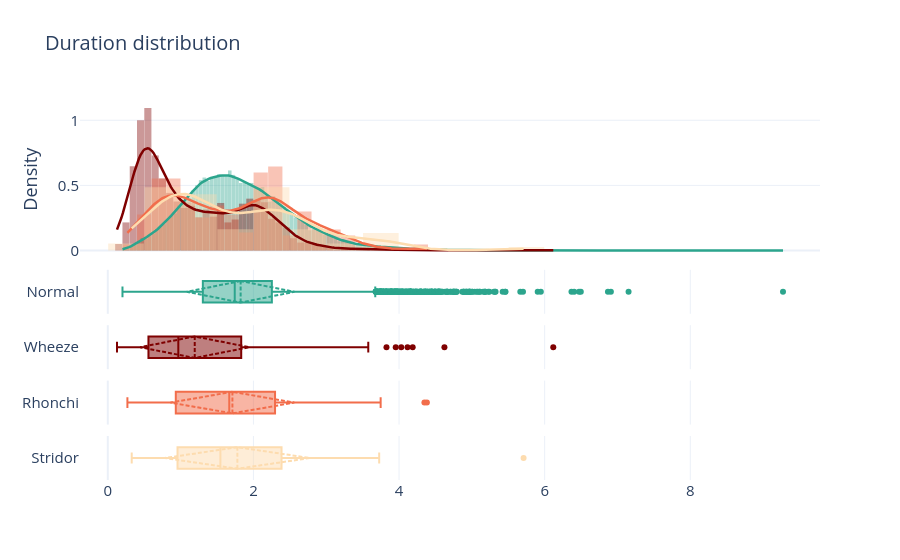

The code cell stored with this chart in its notebook:
### Markdown cell above
### 3.4.1. Duration by class

### Code cell
# --- 3. Crear figura: 2 filas, eje X compartido ---
fig = make_subplots(
    rows=5, cols=1,
    shared_xaxes=True,
    row_heights=[0.9, 0.25, 0.25, 0.25, 0.25],   # histograma más grande, boxplot como "resumen" fino
    vertical_spacing=0.03,
)


# --- 1. Datos ---
labels = ["Normal", "Wheeze", "Rhonchi", "Stridor"]

for i, label in enumerate(labels, start=2):

    df_i = df[df["label"] == label]
    durations = df_i["duration"].dropna()

    # --- 2. Estimar KDE ---
    kde = gaussian_kde(durations)
    x_kde = np.linspace(durations.min(), durations.max(), 300)
    y_kde = kde(x_kde)

    # --- Histograma (normalizado a densidad para que la escala coincida con la KDE) ---
    fig.add_trace(
        go.Histogram(
            x=durations,
            histnorm="probability density",
            name="Duration",
            marker_color=color_map[label],
            opacity=0.4,
            showlegend=False,
        ),
        row=1, col=1
    )

    # --- KDE ---
    fig.add_trace(
        go.Scatter(
            x=x_kde,
            y=y_kde,
            mode="lines",
            name="KDE",
            line=dict(color=color_map[label], width=2.5),
            showlegend=False,
        ),
        row=1, col=1
    )

    # --- Boxplot horizontal ---
    fig.add_trace(
        go.Box(
            x=durations,
            name=label,
            marker_color=color_map[label],
            line_color=color_map[label],
            boxpoints="outliers",   # muestra outliers como puntos
            showlegend=False,
            boxmean="sd"
        ),
        row=i, col=1
    )

# --- 4. Layout ---
fig.update_layout(
    template="plotly_white",
    title_text="Duration distribution",
    font=dict(size=15),
    title_font=dict(size=20),
    bargap=0.02,
    barmode="overlay"
)
fig.update_yaxes(title_text="Density", row=1, col=1)
fig.update_xaxes(title_text="Duration (s)", row=8, col=1)

fig.show()
fig.write_image("assets/filtered/duration_distribution_class.png", scale=5)

### Figure 1 — Plotly figure (JSON) as saved in the notebook; plotly's stock layout.template omitted (floating-point values rounded to 4 significant figures; data arrays with more than 128 entries replaced by an {"elided": "..."} marker saying what was removed)
{"data": [{"histnorm": "probability density", "marker": {"color": "#2CA58D"}, "name": "Duration", "opacity": 0.4, "showlegend": false, "type": "histogram", "x": {"elided": "18772 float values"}, "xaxis": "x", "yaxis": "y"}, {"line": {"color": "#2CA58D", "width": 2.5}, "mode": "lines", "name": "KDE", "showlegend": false, "type": "scatter", "x": {"elided": "300 float values"}, "xaxis": "x", "y": {"elided": "300 float values"}, "yaxis": "y"}, {"boxmean": "sd", "boxpoints": "outliers", "line": {"color": "#2CA58D"}, "marker": {"color": "#2CA58D"}, "name": "Normal", "showlegend": false, "type": "box", "x": {"elided": "18772 float values"}, "xaxis": "x2", "yaxis": "y2"}, {"histnorm": "probability density", "marker": {"color": "rgb(127, 0, 0)"}, "name": "Duration", "opacity": 0.4, "showlegend": false, "type": "histogram", "x": {"elided": "1808 float values"}, "xaxis": "x", "yaxis": "y"}, {"line": {"color": "rgb(127, 0, 0)", "width": 2.5}, "mode": "lines", "name": "KDE", "showlegend": false, "type": "scatter", "x": {"elided": "300 float values"}, "xaxis": "x", "y": {"elided": "300 float values"}, "yaxis": "y"}, {"boxmean": "sd", "boxpoints": "outliers", "line": {"color": "rgb(127, 0, 0)"}, "marker": {"color": "rgb(127, 0, 0)"}, "name": "Wheeze", "showlegend": false, "type": "box", "x": {"elided": "1808 float values"}, "xaxis": "x3", "yaxis": "y3"}, {"histnorm": "probability density", "marker": {"color": "rgb(242, 109, 75)"}, "name": "Duration", "opacity": 0.4, "showlegend": false, "type": "histogram", "x": {"elided": "217 float values"}, "xaxis": "x", "yaxis": "y"}, {"line": {"color": "rgb(242, 109, 75)", "width": 2.5}, "mode": "lines", "name": "KDE", "showlegend": false, "type": "scatter", "x": {"elided": "300 float values"}, "xaxis": "x", "y": {"elided": "300 float values"}, "yaxis": "y"}, {"boxmean": "sd", "boxpoints": "outliers", "line": {"color": "rgb(242, 109, 75)"}, "marker": {"color": "rgb(242, 109, 75)"}, "name": "Rhonchi", "showlegend": false, "type": "box", "x": {"elided": "217 float values"}, "xaxis": "x4", "yaxis": "y4"}, {"histnorm": "probability density", "marker": {"color": "rgb(253, 220, 175)"}, "name": "Duration", "opacity": 0.4, "showlegend": false, "type": "histogram", "x": [2.086, 2.221, 2.138, 2.333, 2.159, 2.0, 1.568, 0.7702, 1.036, 0.9193, 0.9333, 0.8852, 0.6142, 0.9042, 1.173, 1.177, 1.176, 1.187, 1.096, 1.116, 0.4343, 0.9872, 0.8872, 0.9573, 1.016, 0.9373, 0.7522, 0.9213, 0.6743, 0.7933, 2.004, 1.845, 2.229, 2.484, 2.464, 2.259, 2.569, 2.657, 2.386, 2.334, 0.8413, 0.7883, 2.619, 3.192, 3.582, 3.474, 1.0, 3.676, 3.727, 0.3282, 2.635, 2.394, 5.71, 2.531, 2.365, 2.713, 2.192, 1.981, 1.641, 1.792, 2.474, 2.282, 1.524, 3.596, 3.721, 1.268, 1.099, 1.237, 1.152, 1.193, 1.079, 1.092, 0.8882, 0.8173], "xaxis": "x", "yaxis": "y"}, {"line": {"color": "rgb(253, 220, 175)", "width": 2.5}, "mode": "lines", "name": "KDE", "showlegend": false, "type": "scatter", "x": {"elided": "300 float values"}, "xaxis": "x", "y": {"elided": "300 float values"}, "yaxis": "y"}, {"boxmean": "sd", "boxpoints": "outliers", "line": {"color": "rgb(253, 220, 175)"}, "marker": {"color": "rgb(253, 220, 175)"}, "name": "Stridor", "showlegend": false, "type": "box", "x": [2.086, 2.221, 2.138, 2.333, 2.159, 2.0, 1.568, 0.7702, 1.036, 0.9193, 0.9333, 0.8852, 0.6142, 0.9042, 1.173, 1.177, 1.176, 1.187, 1.096, 1.116, 0.4343, 0.9872, 0.8872, 0.9573, 1.016, 0.9373, 0.7522, 0.9213, 0.6743, 0.7933, 2.004, 1.845, 2.229, 2.484, 2.464, 2.259, 2.569, 2.657, 2.386, 2.334, 0.8413, 0.7883, 2.619, 3.192, 3.582, 3.474, 1.0, 3.676, 3.727, 0.3282, 2.635, 2.394, 5.71, 2.531, 2.365, 2.713, 2.192, 1.981, 1.641, 1.792, 2.474, 2.282, 1.524, 3.596, 3.721, 1.268, 1.099, 1.237, 1.152, 1.193, 1.079, 1.092, 0.8882, 0.8173], "xaxis": "x5", "yaxis": "y5"}], "layout": {"bargap": 0.02, "barmode": "overlay", "font": {"size": 15}, "title": {"font": {"size": 20}, "text": "Duration distribution"}, "xaxis": {"anchor": "y", "domain": [0, 1], "matches": "x5", "showticklabels": false}, "xaxis2": {"anchor": "y2", "domain": [0, 1], "matches": "x5", "showticklabels": false}, "xaxis3": {"anchor": "y3", "domain": [0, 1], "matches": "x5", "showticklabels": false}, "xaxis4": {"anchor": "y4", "domain": [0, 1], "matches": "x5", "showticklabels": false}, "xaxis5": {"anchor": "y5", "domain": [0, 1]}, "yaxis": {"anchor": "x", "domain": [0.5832, 1], "title": {"text": "Density"}}, "yaxis2": {"anchor": "x2", "domain": [0.4374, 0.5532]}, "yaxis3": {"anchor": "x3", "domain": [0.2916, 0.4074]}, "yaxis4": {"anchor": "x4", "domain": [0.1458, 0.2616]}, "yaxis5": {"anchor": "x5", "domain": [0, 0.1158]}}}
